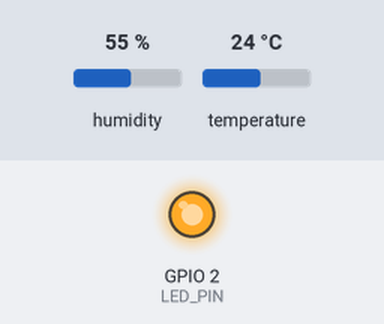
Simulated run of this sketch. Board: ESP32. On the bench: output pins drawn as LEDs (lit = HIGH). The inputs (shaded band) are chosen by the test bench; at power-on: humidity 55 %, temperature 24 °C. WiFi joins after 1.5 s; servers stay silent unless stated; uploads are accepted with an empty reply; what the sketch prints to the serial monitor is not drawn.

Above: at 2.61 s.
At 7.7 s:
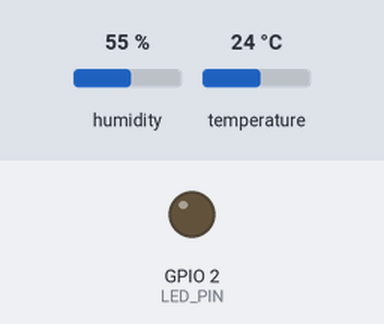
Timing chart, 0 to 15.8 s (numbered marks = the images above):
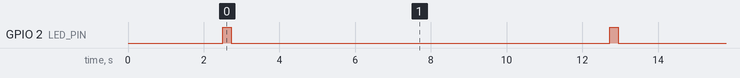

The sketch:

esp32_dht11.ino
```cpp
/*
 * IA for IoT - Laboratorio 1
 * ESP32 + DHT11 -> servidor web FastAPI (almacenamiento en SQLite y CSV)
 *
 * Caso de uso: monitoreo de confort termico y respiratorio en un cuarto de bebe.
 *
 * CABLEADO
 *   DHT11 VCC   -> 3.3V del ESP32
 *   DHT11 DATA  -> GPIO 33 del ESP32  (con resistencia pull-up de 10 kOhm a 3.3V)
 *   DHT11 GND   -> GND del ESP32
 *
 * NOTA IMPORTANTE: el GPIO 33 del ESP32 es de SOLO ENTRADA y no tiene
 * resistencia de pull-up interna. La linea de datos del DHT11 necesita una
 * resistencia pull-up EXTERNA de 10 kOhm entre DATA y 3.3V; sin ella las
 * lecturas fallan (devuelven NaN o valores erroneos).
 *
 * BIBLIOTECAS (Arduino IDE -> Gestor de bibliotecas):
 *   - DHT sensor library (Adafruit)   -> "DHT.h"
 *   - Adafruit Unified Sensor          -> dependencia de la anterior
 * TARJETA (Gestor de tarjetas):
 *   - ESP32 by Espressif Systems       -> placa "ESP32 Dev Module"
 *
 * AJUSTES: completa las credenciales de Wi-Fi y la direccion del servidor.
 */

#include <WiFi.h>
#include <HTTPClient.h>
#include <DHT.h>

// ------------------------------------------------------------------
// 1. CONFIGURACION DE CREDENCIALES
// ------------------------------------------------------------------
#define WIFI_SSID       "TU_NOMBRE_WIFI"
#define WIFI_PASS       "TU_CLAVE_WIFI"

// Direccion del servidor en Google Cloud Platform (Compute Engine)
#define SERVER_URL     "http://34.136.139.59:8080"
#define API_PATH       "/api/lecturas"

// Dejar vacio si el servidor no exige clave (DEVICE_API_KEY no esta definido).
#define API_KEY        ""

// ------------------------------------------------------------------
// 2. CONFIGURACION DE PINES Y SENSOR (DHT11)
// ------------------------------------------------------------------
#define DHTPIN 33       // GPIO33 del ESP32 (solo entrada, requiere pull-up externo)
#define DHTTYPE DHT11

DHT dht(DHTPIN, DHTTYPE);

// ------------------------------------------------------------------
// 3. PARAMETROS DE ENVIO
// ------------------------------------------------------------------
#define DEVICE_ID      "esp32-dht11"
#define SEND_INTERVAL  10000   // 10 segundos entre lecturas
#define LED_PIN        2       // LED integrado de la placa (indica actividad)

WiFiClient wifiClient;

// ------------------------------------------------------------------
// 4. CONEXION A LA RED WI-FI
// ------------------------------------------------------------------
void conectarWiFi() {
  Serial.print("Conectando a Wi-Fi");
  WiFi.mode(WIFI_STA);
  WiFi.begin(WIFI_SSID, WIFI_PASS);

  while (WiFi.status() != WL_CONNECTED) {
    delay(500);
    Serial.print(".");
  }

  Serial.println();
  Serial.print("Wi-Fi conectado. IP: ");
  Serial.println(WiFi.localIP());
}

// ------------------------------------------------------------------
// 5. ENVIO DE LA LECTURA AL SERVIDOR
// ------------------------------------------------------------------
void enviarLectura(float temperatura, float humedad) {
  char cuerpo[160];
  snprintf(cuerpo, sizeof(cuerpo),
           "{\"dispositivo\":\"%s\",\"temperatura_c\":%.2f,\"humedad_pct\":%.2f}",
           DEVICE_ID, temperatura, humedad);

  HTTPClient http;
  http.setTimeout(10000);
  if (!http.begin(wifiClient, String(SERVER_URL) + API_PATH)) {
    Serial.println("Error: no se pudo abrir la conexion HTTP");
    return;
  }
  http.addHeader("Content-Type", "application/json");
  if (strlen(API_KEY) > 0) {
    http.addHeader("X-API-Key", API_KEY);
  }

  int codigo = http.POST(cuerpo);
  if (codigo > 0) {
    Serial.print("HTTP ");
    Serial.print(codigo);
    Serial.print(" -> ");
    Serial.println(http.getString());
  } else {
    Serial.print("Error en el envio: ");
    Serial.println(http.errorToString(codigo));
  }
  http.end();
}

// ------------------------------------------------------------------
// 6. SETUP (INICIALIZACION)
// ------------------------------------------------------------------
void setup() {
  Serial.begin(115200);
  delay(1000);
  while (!Serial) {
    ;
  }

  pinMode(LED_PIN, OUTPUT);
  Serial.println();
  Serial.println("=== IA for IoT - ESP32 + DHT11 ===");

  dht.begin();
  conectarWiFi();
}

// ------------------------------------------------------------------
// 7. LOOP (CICLO PRINCIPAL)
// ------------------------------------------------------------------
void loop() {
  // Si se pierde la conexion, se intenta reconectar.
  if (WiFi.status() != WL_CONNECTED) {
    Serial.println("Wi-Fi perdido, reconectando...");
    conectarWiFi();
    return;
  }

  digitalWrite(LED_PIN, HIGH);

  // Leer los valores del sensor
  float temperatura = dht.readTemperature();
  float humedad = dht.readHumidity();

  // Validar si la lectura fue exitosa
  if (isnan(temperatura) || isnan(humedad)) {
    Serial.println("Error: no se pudo leer el DHT11. Revisa el cableado y la pull-up de 10 kOhm.");
    digitalWrite(LED_PIN, LOW);
    delay(2000);
    return;
  }

  // Imprimir valores en el monitor serie
  Serial.print("Temperatura: ");
  Serial.print(temperatura);
  Serial.print(" C | Humedad: ");
  Serial.print(humedad);
  Serial.println(" %");

  enviarLectura(temperatura, humedad);

  digitalWrite(LED_PIN, LOW);
  delay(SEND_INTERVAL);
}
```

Measured:
- by itself, GPIO 2 (LED_PIN): alternates HIGH for 0.22 s and LOW for 10.0 s
